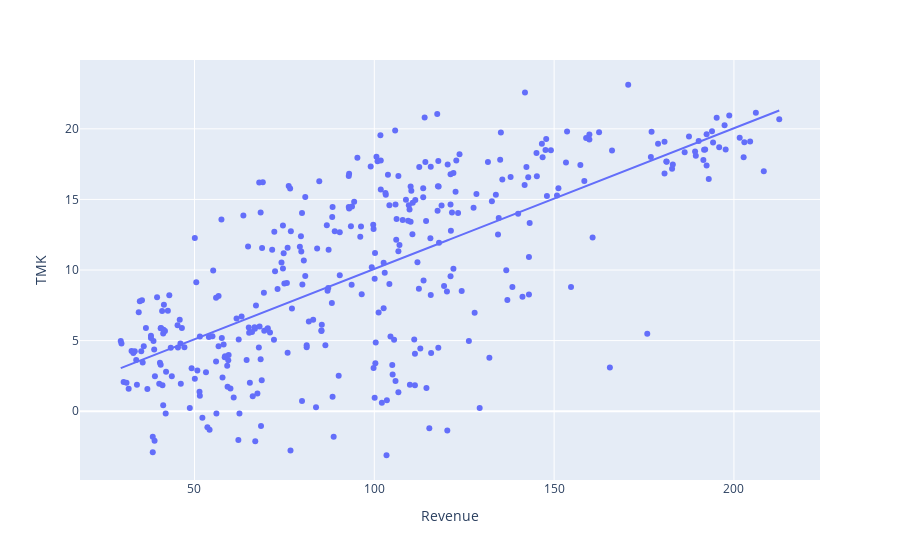

Source (notebook cell):
### Markdown cell above
## 3. Relation zwischen Temperatur und Umsätzen (Aufgabe 2a)

### Code cell
# Scatter ploten zwischen Temperatur und Umsatz mit linearen Zusammhang
fig_relation = px.scatter(df_merged, x="Revenue", y="TMK", trendline="ols")
fig_relation

### Figure 1 — Plotly figure (JSON) as saved in the notebook; plotly's stock layout.template omitted (floating-point values rounded to 4 significant figures; data arrays with more than 128 entries replaced by an {"elided": "..."} marker saying what was removed)
{"data": [{"hovertemplate": "Revenue=%{x}<br>TMK=%{y}<extra></extra>", "legendgroup": "", "marker": {"color": "#636efa", "symbol": "circle"}, "mode": "markers", "name": "", "orientation": "v", "showlegend": false, "type": "scatter", "x": {"elided": "360 float values"}, "xaxis": "x", "y": {"elided": "360 float values"}, "yaxis": "y"}, {"hovertemplate": "<b>OLS trendline</b><br>TMK = 0.0996813 * Revenue + 0.106407<br>R<sup>2</sup>=0.491566<br><br>Revenue=%{x}<br>TMK=%{y} <b>(trend)</b><extra></extra>", "legendgroup": "", "marker": {"color": "#636efa", "symbol": "circle"}, "mode": "lines", "name": "", "showlegend": false, "type": "scatter", "x": {"elided": "360 float values"}, "xaxis": "x", "y": {"elided": "360 float values"}, "yaxis": "y"}], "layout": {"legend": {"tracegroupgap": 0}, "margin": {"t": 60}, "xaxis": {"anchor": "y", "domain": [0, 1], "title": {"text": "Revenue"}}, "yaxis": {"anchor": "x", "domain": [0, 1], "title": {"text": "TMK"}}}}
